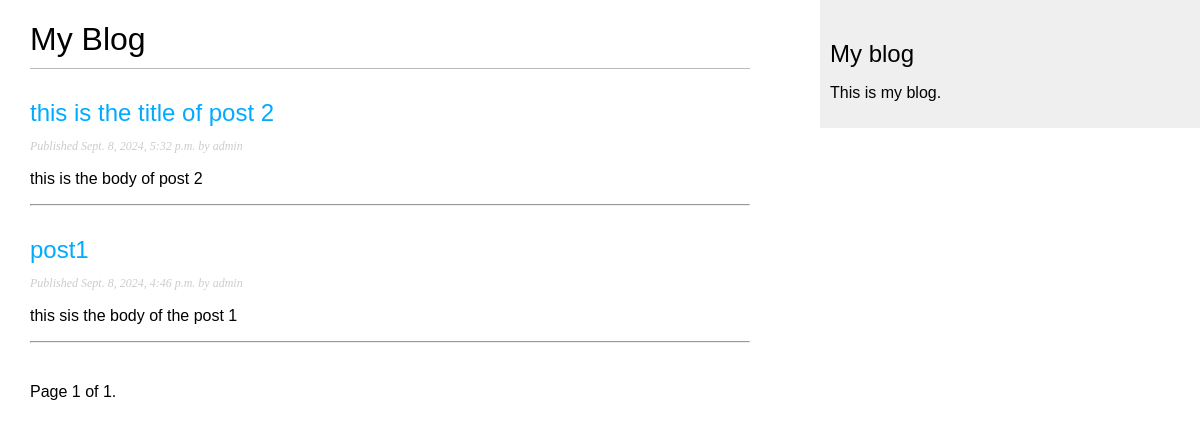
The page /blog/ on the database as committed earlier.
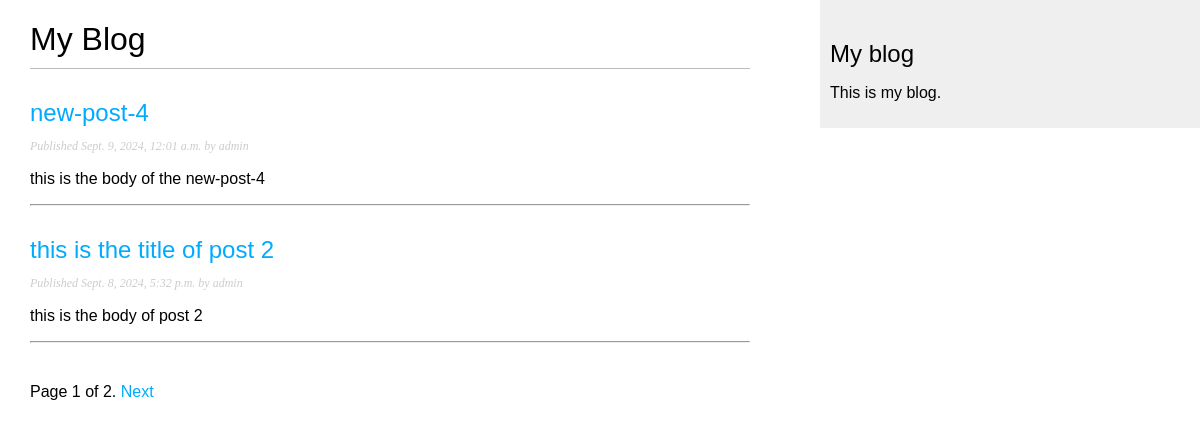
The same page on the database as committed later.
### blog/models.py (models this page shows, shortened)
class Post(models.Model):
    class Status(models.TextChoices):
        DRAFT='Df','Draft'
        PUBLISHED='PB','Published'
    title=models.CharField(max_length=250)
    slug=models.SlugField(max_length=250,unique_for_date='publish')
    author=models.ForeignKey(User,on_delete=models.CASCADE,related_name='blog_posts')
    body=models.TextField()
    publish=models.DateTimeField(default=timezone.now)
    created=models.DateTimeField(auto_now_add=True)
    updated=models.DateTimeField(auto_now=True)
    status=models.CharField(max_length=2,choices=Status.choices,default=Status.DRAFT)
    class Meta:
        ordering=['-publish']
        indexes=[
            models.Index(fields=['-publish']),
        ]
    def get_absolute_url(self):
        return reverse("blog:post_detail",args=[
            self.publish.year,
            self.publish.month,
            self.publish.day,
            self.slug,
        ])

### blog/views.py (the view)
# urls.py: path('',views.PostListView.as_view(),name='post_list'),
class PostListView(ListView):
    model=Post
    context_object_name='posts'
    paginate_by=2
    template_name='blog/post/list.html'

### blog/templates/blog/post/list.html (shortened to what this page needs)
{% extends "blog/base.html" %}
{% block content %}
<h1>My Blog</h1>
{% for post in posts %}
<h2>
    <a href="{{ post.get_absolute_url }}">
        {{ post.title }}
    </a>
</h2>
<p class="date">
    Published {{ post.publish }} by {{ post.author }}
</p>
{{ post.body|truncatewords:30|linebreaks }}
<hr />
{% endfor %}
{% include "pagination.html" with page=page_obj %}
{% endblock %}

### blog/templates/blog/base.html (shortened to what this page needs)
{% load static %}
<!DOCTYPE html>
<html>
<head>
    <link href="{% static 'css/blog.css' %}" rel="stylesheet">
</head>
<body>
    <div id="content">
        {% block content %}
        {% endblock %}
    <div id="sidebar">
        <h2>My blog</h2>
        <p>This is my blog.</p>
    </div>
</body>
</html>

### blog/templates/pagination.html (shortened to what this page needs)
<span class="step-links">
    <span class="current">
        Page {{ page.number }} of {{ page.paginator.num_pages }}.
    </span>
    {% if page.has_next %}
    <a href="?page={{ page.next_page_number }}">Next</a>
    {% endif %}
</span>
</div>

### blog/static/css/blog.css (style rules this page uses)
body { margin: 0; padding: 0; font-family: helvetica, sans-serif; }
a { color: #00abff; text-decoration: none; }
h1 { font-weight: normal; border-bottom: 1px solid #bbb; padding: 0 0 10px 0; }
h2 { font-weight: normal; margin: 30px 0 0; }
#content { float: left; width: 60%; padding: 0 0 0 30px; }
#sidebar { float: right; width: 30%; padding: 10px; background: #efefef; height: 100%; }
p.date { color: #ccc; font-family: georgia, serif; font-size: 12px; font-style: italic; }

Rows that differ between the two databases and show on the page:
no longer on this page (row edited): Post: title "post1", publish "Sept. 8, 2024, 4:46 p.m.", author "admin", body "this sis the body of the post 1"
added Post: title "new-post-4", publish "Sept. 9, 2024, 12:01 a.m.", author "admin", body "this is the body of the new-post-4"
Other text that changed with them:
{{ page.paginator.num_pages }}: "1" → "2"
text now shown: "Next"
